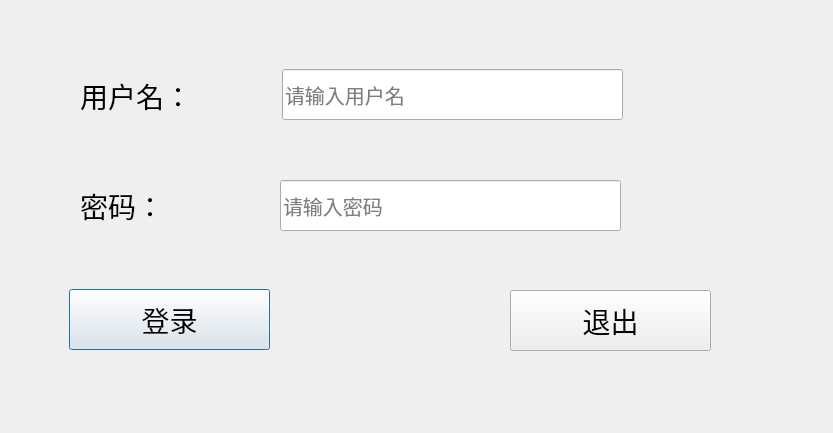
<?xml version="1.0" encoding="UTF-8"?>
<ui version="4.0">
 <class>LoginDialog</class>
 <widget class="QDialog" name="LoginDialog">
  <property name="geometry">
   <rect>
    <x>0</x>
    <y>0</y>
    <width>833</width>
    <height>433</height>
   </rect>
  </property>
  <property name="windowTitle">
   <string>登录窗口</string>
  </property>
  <widget class="QPushButton" name="loginBtn">
   <property name="geometry">
    <rect>
     <x>69</x>
     <y>289</y>
     <width>201</width>
     <height>61</height>
    </rect>
   </property>
   <property name="font">
    <font>
     <pointsize>21</pointsize>
    </font>
   </property>
   <property name="text">
    <string>登录</string>
   </property>
  </widget>
  <widget class="QPushButton" name="exitBtn">
   <property name="geometry">
    <rect>
     <x>510</x>
     <y>290</y>
     <width>201</width>
     <height>61</height>
    </rect>
   </property>
   <property name="font">
    <font>
     <pointsize>21</pointsize>
    </font>
   </property>
   <property name="text">
    <string>退出</string>
   </property>
  </widget>
  <widget class="QLabel" name="usernameLabel">
   <property name="geometry">
    <rect>
     <x>80</x>
     <y>70</y>
     <width>181</width>
     <height>51</height>
    </rect>
   </property>
   <property name="font">
    <font>
     <pointsize>21</pointsize>
    </font>
   </property>
   <property name="text">
    <string>用户名：</string>
   </property>
  </widget>
  <widget class="QLabel" name="passwordLabel">
   <property name="geometry">
    <rect>
     <x>80</x>
     <y>180</y>
     <width>181</width>
     <height>51</height>
    </rect>
   </property>
   <property name="font">
    <font>
     <pointsize>21</pointsize>
    </font>
   </property>
   <property name="text">
    <string>密码：</string>
   </property>
  </widget>
  <widget class="QLineEdit" name="usrLineEdit">
   <property name="geometry">
    <rect>
     <x>282</x>
     <y>69</y>
     <width>341</width>
     <height>51</height>
    </rect>
   </property>
   <property name="font">
    <font>
     <pointsize>15</pointsize>
    </font>
   </property>
   <property name="placeholderText">
    <string>请输入用户名</string>
   </property>
  </widget>
  <widget class="QLineEdit" name="pwdLineEdit">
   <property name="geometry">
    <rect>
     <x>280</x>
     <y>180</y>
     <width>341</width>
     <height>51</height>
    </rect>
   </property>
   <property name="font">
    <font>
     <pointsize>15</pointsize>
    </font>
   </property>
   <property name="echoMode">
    <enum>QLineEdit::Password</enum>
   </property>
   <property name="placeholderText">
    <string>请输入密码</string>
   </property>
  </widget>
 </widget>
 <resources/>
 <connections>
  <connection>
   <sender>exitBtn</sender>
   <signal>clicked()</signal>
   <receiver>LoginDialog</receiver>
   <slot>close()</slot>
   <hints>
    <hint type="sourcelabel">
     <x>279</x>
     <y>229</y>
    </hint>
    <hint type="destinationlabel">
     <x>199</x>
     <y>149</y>
    </hint>
   </hints>
  </connection>
 </connections>
</ui>
